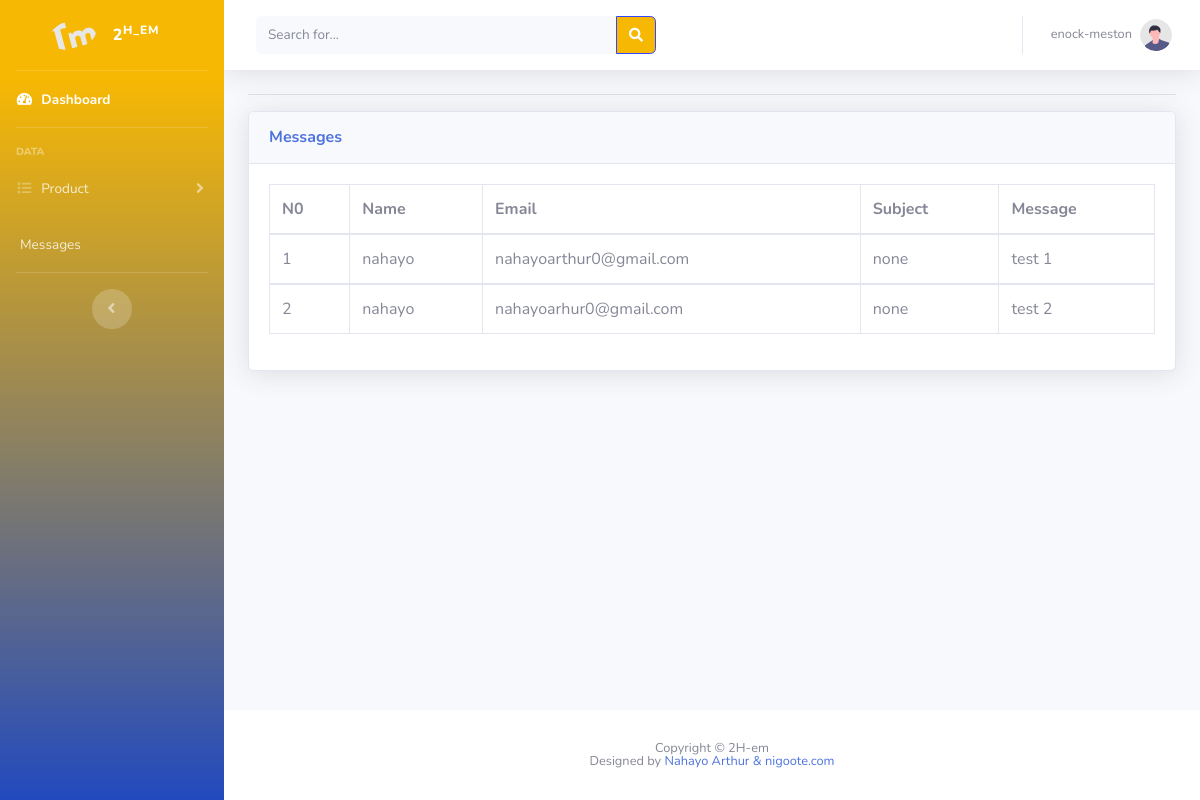
/user/message.php (signed in), run on the app's committed database.
### tables this page shows
CREATE TABLE `messages` (
  `id` int(11) NOT NULL,
  `name` varchar(15) NOT NULL,
  `email` varchar(25) NOT NULL,
  `subject` varchar(20) NOT NULL,
  `message` varchar(255) NOT NULL
);

### user/message.php (the view, shortened to what this page needs)
<?php
include 'include/config.php';
if (strlen($_SESSION['admin_id']) == 0) {
    header('location: idex.php');
} else {
?>
<!DOCTYPE html>
<html lang="en">
<head>
    <link href="plugins/vendor/fontawesome-free/css/all.min.css" rel="stylesheet" type="text/css">
    <link href="plugins/css/sb-admin-2.css" rel="stylesheet">
    <link href="plugins/vendor/datatables/dataTables.bootstrap4.min.css" rel="stylesheet">
</head>
<body id="page-top">
    <div id="wrapper">
        <?php
            include 'include/sidebar.php';
       ?>
        <div id="content-wrapper" class="d-flex flex-column">
            <div id="content">
                <?php
                        include 'include/topbar.php'
                   ?>
                <div class="container-fluid">
                    <hr>
                    <div class="card shadow mb-4">
                        <div class="card-header py-3">
                            <h6 class="m-0 font-weight-bold text-primary">Messages</h6>
                        </div>
                        <div class="card-body">
                            <div class="table-responsive">
                                <table class="table table-bordered" id="dataTable" width="100%" cellspacing="0">
                                    <thead>
                                        <tr>
                                            <th>N0</th>
                                            <th>Name</th>
                                            <th>Email</th>
                                            <th>Subject</th>
                                            <th>Message</th>
                                        </tr>
                                    </thead>
                                    <tbody>
                                        <?php
                                            $query = mysqli_query($con,"SELECT * FROM `messages`");
                                            if (mysqli_num_rows($query)<=0) {
                                                ?>
                                        <h1 style="color: red;">No data Founds !</h1>
                                        <?php
                                            } else {
                                            $number=1;
                                                while ($row1 = mysqli_fetch_array($query)) {
                                        ?>
                                        <tr>
                                            <td><?php echo $number;?></td>
                                            <td><?php echo $row1['name'];?></td>
                                            <td><?php echo $row1['email'];?></td>
                                            <td><?php echo $row1['subject'];?></td>
                                            <td><?php echo $row1['message'];?></td>
                                        </tr>
                                    </tbody>
                                    <?php
                                       $number+=1;
                                                }
                                            }
                                       ?>
                                </table>
                            </div>
                        </div>
                    </div>
                </div>
            </div>
            <?php
                include 'include/footer.php';
           ?>
        </div>
    </div>
</body>
</html>
<?php
   }
?>

### data on the page
messages: name "nahayo", email "nahayoarthur0@gmail.com", subject "none", message "test 1"
messages: name "nahayo", email "nahayoarhur0@gmail.com", subject "none", message "test 2"

### other printed values
$_SESSION['admin_username'] "enock-meston"
